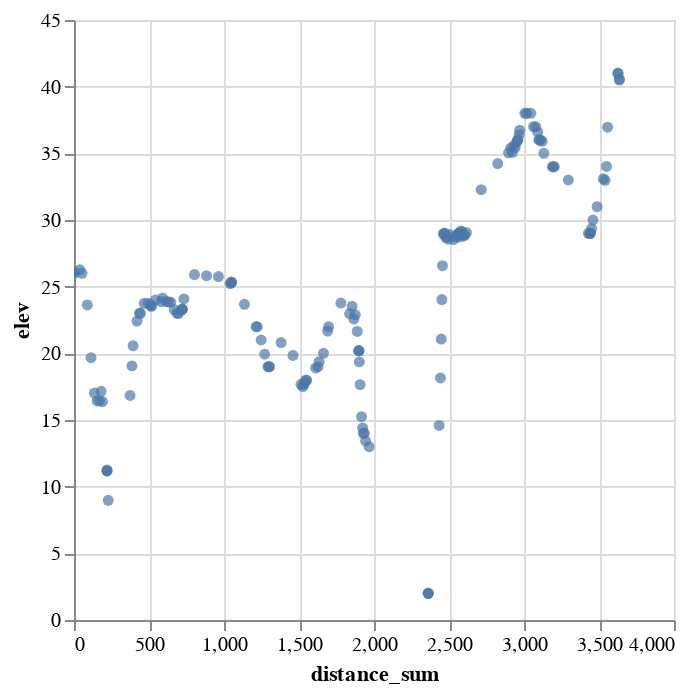

Notebook code for this chart:
### Code cell
alt.Chart(df_walk_riverside).mark_circle(size=30).encode(
    x='distance_sum',
    y='elev',
    tooltip=['lat', 'long', 'slope_angle']
).interactive()

### Figure 1 — Vega-Lite specification as saved in the notebook (floating-point values rounded to 4 significant figures; data arrays with more than 128 entries replaced by an {"elided": "..."} marker saying what was removed)
{"config": {"view": {"continuousWidth": 300, "continuousHeight": 300}}, "data": {"name": "data-519559c086f464b624bffa53fe23d8e8"}, "mark": {"type": "circle", "size": 30}, "encoding": {"tooltip": [{"field": "lat", "type": "quantitative"}, {"field": "long", "type": "quantitative"}, {"field": "slope_angle", "type": "quantitative"}], "x": {"field": "distance_sum", "type": "quantitative"}, "y": {"field": "elev", "type": "quantitative"}}, "params": [{"name": "param_1", "select": {"type": "interval", "encodings": ["x", "y"]}, "bind": "scales"}], "$schema": "https://vega.github.io/schema/vega-lite/v5.8.0.json", "datasets": {"data-519559c086f464b624bffa53fe23d8e8": {"elided": "155 records"}}}
